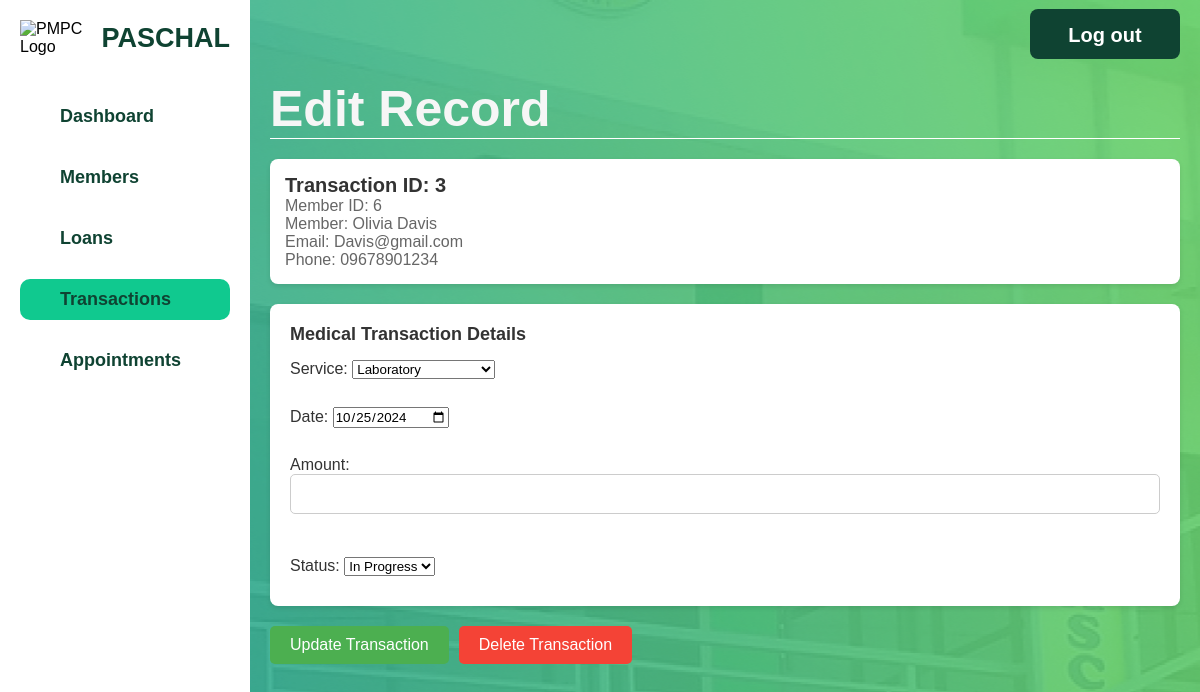
Screenshot of /admin/admin-edit-medical.php?TransactID=3 with the database file from the repository.
### tables this page shows
CREATE TABLE `medical` (
  `TransactID` int(11) NOT NULL,
  `MemberID` int(11) NOT NULL,
  `Date` date NOT NULL,
  `ServiceID` int(11) NOT NULL,
  `Status` enum('Completed','In Progress') NOT NULL DEFAULT 'In Progress',
  `Amount` decimal(10,2) DEFAULT NULL
);

CREATE TABLE `member` (
  `Email` char(255) NOT NULL,
  `MemberID` int(11) NOT NULL,
  `LastName` varchar(50) DEFAULT NULL,
  `FirstName` varchar(50) DEFAULT NULL,
  `MiddleName` varchar(50) DEFAULT NULL,
  `AddressID` int(11) DEFAULT NULL,
  `Birthday` date DEFAULT NULL,
  `Sex` varchar(10) DEFAULT NULL,
  `TINNumber` varchar(15) DEFAULT NULL,
  `ContactNo` varchar(15) DEFAULT NULL,
  `DateCreated` date DEFAULT NULL,
  `Savings` decimal(10,2) DEFAULT 0.00,
  `TypeOfMember` enum('Regular','Associate') DEFAULT 'Regular',
  `MembershipStatus` enum('Pending','Active') DEFAULT 'Pending'
);

CREATE TABLE `member_credentials` (
  `MemberID` int(11) NOT NULL,
  `Username` varchar(50) NOT NULL,
  `Email` varchar(100) NOT NULL,
  `Password` varchar(255) NOT NULL,
  `reset_token` varchar(255) DEFAULT NULL,
  `token_expiry` datetime DEFAULT NULL
);

CREATE TABLE `service` (
  `ServiceID` int(11) NOT NULL,
  `ServiceName` varchar(255) NOT NULL
);

### html/admin/admin-edit-medical.php (the view, shortened to what this page needs)
<?php
$servername = "localhost";
$dbUsername = "root";
$dbPassword = "";
$dbname = "pmpc";
$conn = new mysqli($servername, $dbUsername, $dbPassword, $dbname);
$transactID = $_GET['TransactID'] ?? null;
if ($transactID) {
    $query = "
    SELECT
        m.TransactID,
        m.MemberID,
        mem.LastName,
        mem.FirstName,
        mem.ContactNo,
        mc.Email,
        m.ServiceID,
        s.ServiceName,
        m.Date,
        t.Amount,
        m.Status
    FROM
        medical m
    JOIN
        member mem ON m.MemberID = mem.MemberID
    JOIN
        member_credentials mc ON mc.MemberID = mem.MemberID
    JOIN
        service s ON m.ServiceID = s.ServiceID
    LEFT JOIN
        transaction t ON t.TransactID = m.TransactID  -- Use LEFT JOIN to avoid missing records
    WHERE
        m.TransactID = ?";
    $stmt = $conn->prepare($query);
    $stmt->bind_param("i", $transactID);
    if (!$stmt->execute()) {
        error_log("Execution failed: " . $stmt->error);
        echo "Execution error.";
        exit();
    }
    $result = $stmt->get_result();
    $transactionData = $result->fetch_assoc();
}
$servicesQuery = "SELECT ServiceID, ServiceName FROM service WHERE ServiceID IN (4, 5, 6, 7, 8)";
$servicesResult = $conn->query($servicesQuery);
$dateValue = new DateTime($transactionData['Date']);
$formattedDate = $dateValue->format('Y-m-d');
?>
<!DOCTYPE html>
<html lang="en">
<head>
    <link rel="stylesheet" href="../../css/admin-edit-membership.css">
    <link rel="stylesheet" href="../../css/admin-general.css">
</head>
<body>
    <div class="container">
        <div class="sidebar">
            <div class="logo-container">
                <div class="logo">
                    <img src="../../assets/pmpc-logo.png" alt="PMPC Logo">
                </div>
                <h2 class="pmpc-text">PASCHAL</h2>
            </div>
            <ul class="sidebar-menu">
                <li><a href="admin.php">Dashboard</a></li>
                <li><a href="admin-members.php">Members</a></li>
                <li><a href="admin-loans.php">Loans</a></li>
                <li><a href="admin-transactions.php" class="active">Transactions</a></li>
                <li><a href="admin-appointments.php">Appointments</a></li>
            </ul>
        </div>
        <div class="main-content">
            <header>
                <h1>Edit Record</h1>
                <button class="logout-button" onclick="redirectToIndex()">Log out</button>
            </header>
            <form method="POST" action="">
                <div class="member-details">
                    <h3>Transaction ID: <?php echo htmlspecialchars($transactionData['TransactID']); ?></h3>
                    <p>Member ID: <?php echo htmlspecialchars($transactionData['MemberID']); ?></p>
                    <p>Member: <?php echo htmlspecialchars($transactionData['FirstName'] . ' ' . $transactionData['LastName']); ?></p>
                    <p>Email: <?php echo htmlspecialchars($transactionData['Email']); ?></p>
                    <p>Phone: <?php echo htmlspecialchars($transactionData['ContactNo']); ?></p>
                </div>
                <div class="application-details">
                    <h4>Medical Transaction Details</h4>
                    <label>
                        Service:
                        <select name="serviceID" required>
                            <?php while ($service = $servicesResult->fetch_assoc()): ?>
                                <option value="<?php echo $service['ServiceID']; ?>" <?php echo $service['ServiceID'] == $transactionData['ServiceID'] ? 'selected' : ''; ?>>
                                    <?php echo htmlspecialchars($service['ServiceName']); ?>
                                </option>
                            <?php endwhile; ?>
                        </select>
                    </label>
                    <br>
                    <label>
                        Date:
                        <input type="date" name="date" value="<?php echo htmlspecialchars($formattedDate); ?>" required>
                    </label>
                    <br>
                    <label>
                        Amount:
                        <input type="number" name="amount" value="<?php echo htmlspecialchars($transactionData['Amount']); ?>" required>
                    </label>
                    <br>
                    <label>
                        Status:
                        <select name="status" required>
                            <option value="In Progress" <?php echo $transactionData['Status'] === 'In Progress' ? 'selected' : ''; ?>>In Progress</option>
                        </select>
                    </label>
                </div>
                <div class="button-container">
                    <button type="submit" class="action-button">Update Transaction</button>
                    <button type="button" class="action-button delete-button" onclick="confirmDelete()">Delete Transaction</button>
                </div>
            </form>
        </div>
    </div>
</body>
</html>

### css/admin-edit-membership.css (style rules this page uses)
.member-details { background-color: #fff; padding: 15px; border-radius: 8px; box-shadow: 0 2px 5px rgba(0, 0, 0, 0.1); margin-bottom: 20px; }
.member-details h3 { font-size: 20px; font-weight: bold; color: #333; }
.member-details p { font-size: 16px; color: #666; }
.application-details { background-color: #fff; padding: 20px; border-radius: 8px; box-shadow: 0 2px 5px rgba(0, 0, 0, 0.1); margin-bottom: 20px; }
.application-details h4 { font-size: 18px; color: #333; margin-bottom: 15px; }
label { font-size: 16px; color: #333; display: block; margin-bottom: 10px; }
input[type="number"] { width: 100%; padding: 10px; border: 1px solid #ccc; border-radius: 5px; margin-bottom: 15px; font-size: 16px; }
.button-container { display: flex; gap: 10px; }
.action-button { background-color: #4CAF50; border: none; color: white; padding: 10px 20px; text-align: center; text-decoration: none; font-size: 16px; cursor: pointer; border-radius: 5px; transition: background-color 0.3s; }
.delete-button { background-color: #f44336; }

### css/admin-general.css (style rules this page uses)
* { margin: 0; padding: 0; box-sizing: border-box; font-family: 'Poppins', Arial, Helvetica, sans-serif; }
html, body { height: 100%; }
body { background-image: url('../assets/bg.jpg'); background-size: auto; background-position: center; background-repeat: repeat; margin: 0; height: 100vh; }
.container { display: flex; width: 100%; height: 100vh; }
.sidebar { width: 250px; background-color: #fff; display: flex; flex-direction: column; padding: 20px; position: fixed; height: 100vh; }
.logo-container { display: flex; align-items: center; margin-bottom: 20px; }
.logo img { width: 70px; height: auto; margin-right: 10px; }
.pmpc-text { font-size: 27px; color: #0F4332; font-weight: 800; }
.sidebar-menu { list-style: none; padding: 0; }
.sidebar-menu li { margin: 20px 0; }
.sidebar-menu a { color: #0F4332; text-decoration: none; font-size: 18px; font-weight: bold; display: block; padding: 10px 40px; transition: background-color 0.3s ease; }
.sidebar-menu a.active, .sidebar-menu a:hover { background-color: #10C98F; border-radius: 10px; }
.main-content { margin-left: 250px; padding: 20px; width: calc(100% - 250px); background-color: #e0f7f700; }
header { display: flex; justify-content: space-between; align-items: center; padding-top: 60px; border-bottom: 1.5px solid #ffffff; margin-bottom: 20px; }
header h1 { font-size: 50px; font-weight: 800; color: #f6f6f6; }
.logout-button { background-color: #0F4332; color: rgb(255, 255, 255); border-radius: 8px; margin-top: -150px; font-size: 20px; font-weight: bold; width: 150px; height: 50px; padding: 15px 25px; border: none; cursor: pointer; transition: background-color 0.3s ease; }

### rows the page displays
medical: TransactID "3", MemberID "6", MemberID.LastName "Olivia Davis", member_credentials.Email "Davis@gmail.com", MemberID.ContactNo "09678901234", serviceID "Laboratory", date "10/25/2024", status "In Progress"
